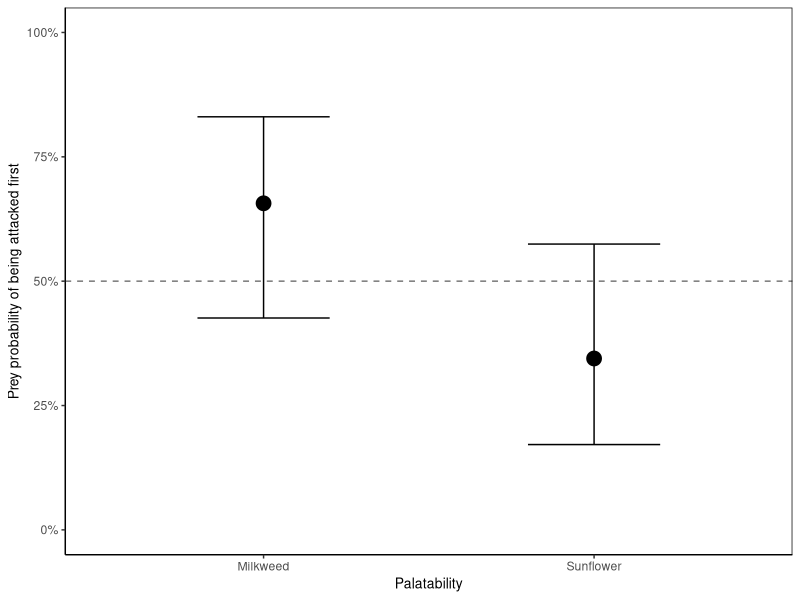

This figure's R source: (Note: this script raises an error after producing the figure.)
#~~~~~~~~~~~~~~~~~~~~~~~~~~~~~~~~~~~~~~~~~~~~~~~~~~~~~~~~~~~~~~~~~~~~~~~~~~~~~~~~~~~~~~~~~~~~~~~~~~~~~~~~~~~~~~~~~~~~~~~~~~~~~~~~~~~~~~~
#	 Malika IHLE      malika_ihle@hotmail.fr
#  data analysis
#	 Start : 18 march 2019
#	 last modif : 20190318
#	 commit: first
#~~~~~~~~~~~~~~~~~~~~~~~~~~~~~~~~~~~~~~~~~~~~~~~~~~~~~~~~~~~~~~~~~~~~~~~~~~~~~~~~~~~~~~~~~~~~~~~~~~~~~~~~~~~~~~~~~~~~~~~~~~~~~~~~~~~~~~~


rm(list = ls(all = TRUE))

# packages
library(lme4)
library(arm)
library(ggplot2)
library(here)
library(pbapply)

# load data
FocalAttacks <- read.csv(file = "3_ExtractedData/FocalAttacks/FocalAttacks_Bug.csv", header=TRUE, sep=",")
head(FocalAttacks)



# function to replicate

nrep <- 1000

sample_focal_run_model <- function(df) {
  
  FocalAttack <- split(df, df$FID)
  
  FocalAttack_fun <- function(x){
    x$FocalYN <- sample(c(0,1), 2,replace=FALSE) # randomly assigning YN, determining whether the bug is actually focal or not
    
    return(x[x$FocalYN == 1,])
  }
  
  FocalAttack <- do.call(rbind,lapply(FocalAttack,FocalAttack_fun))
  rownames(FocalAttack) <- NULL
  
  mod <- glm (FocalAttackedYN ~ FocalColor + FocalPalatabilityTreatment, family = 'binomial', data = FocalAttack)
  summary(mod)
  #drop1(mod, test="Chisq")[,c('LRT','Pr(>Chi)')]
  
  #return(list(drop1(mod, test="Chisq")[,c('LRT','Pr(>Chi)')]))
  return(list(summary(mod)$coef))
}



# results

effects_table_list <- pbreplicate(nrep, sample_focal_run_model(FocalAttacks))
effects_table <- Reduce(`+`, effects_table_list) / length(effects_table_list)
effects_table




# figure likelihood attack

sample_focal_run_model_NoIntercept <- function(df) {
  
  FocalAttack <- split(df, df$FID)
  
  FocalAttack_fun <- function(x){
    x$FocalYN <- sample(c(0,1), 2,replace=FALSE) # randomly assigning YN, determining whether the bug is actually focal or not
    
    return(x[x$FocalYN == 1,])
  }
  
  FocalAttack <- do.call(rbind,lapply(FocalAttack,FocalAttack_fun))
  rownames(FocalAttack) <- NULL
  
  mod_noIntercept <- glm (FocalAttackedYN ~ -1 + FocalPalatabilityTreatment + scale(FocalColorCode)
                          , family = 'binomial', data = FocalAttack)
  summary(mod_noIntercept)
  
  effects_table <- as.data.frame(cbind(est=invlogit(summary(mod_noIntercept)$coeff[,1]),
                                       CIhigh=invlogit(summary(mod_noIntercept)$coeff[,1]+summary(mod_noIntercept)$coeff[,2]*1.96),
                                       CIlow=invlogit(summary(mod_noIntercept)$coeff[,1]-summary(mod_noIntercept)$coeff[,2]*1.96)))
  effects_table <- effects_table[-nrow(effects_table),]

  return(list(effects_table))
  
}

effects_table_NoIntercept_list <- pbreplicate(nrep, sample_focal_run_model_NoIntercept(FocalAttacks))
effects_table_NoIntercept <- Reduce(`+`, effects_table_NoIntercept_list) / length(effects_table_NoIntercept_list)
effects_table_NoIntercept$Palatability <- c("Milkweed","Sunflower")


BugAttack_lkh <- ggplot(data=effects_table_NoIntercept, aes(x=Palatability, y=est)) + 
  scale_y_continuous(name="Prey probability of being attacked first", 
                     limits=c(0, 1), breaks =c(0,0.25,0.50,0.75,1), labels=scales::percent)+ # 0.75 converted to 75%
  theme_classic() + # white backgroun, x and y axis (no box)
  #labs(title = "...") +
  
  geom_errorbar(aes(ymin=CIlow, ymax=CIhigh), width =0.4)+ # don't plot bor bars on x axis tick, but separate them (dodge)
  geom_point(size =4, stroke = 1) +
  geom_hline(yintercept=0.5, linetype="dashed", color = "grey48") +
  theme(panel.border = element_rect(colour = "black", fill=NA), # ad square box around graph 
        axis.title.x=element_text(size=10),
        axis.title.y=element_text(size=10),
        plot.title = element_text(hjust = 0.5, size = 10))



setEPS() 
pdf(paste(here(), "5_Figures/AttackLikelihood/FigBugLkh.pdf",sep="/"), height=5, width=3.3)
BugAttack_lkh
dev.off()
